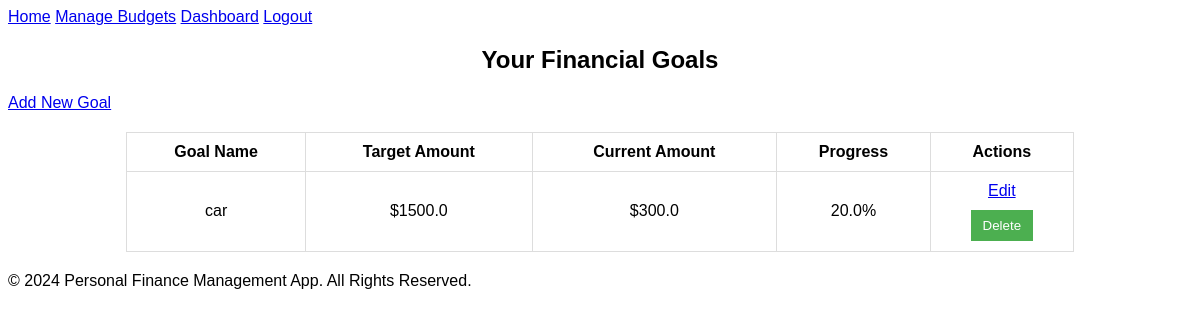
Page /goals (signed in) on the earlier database version.
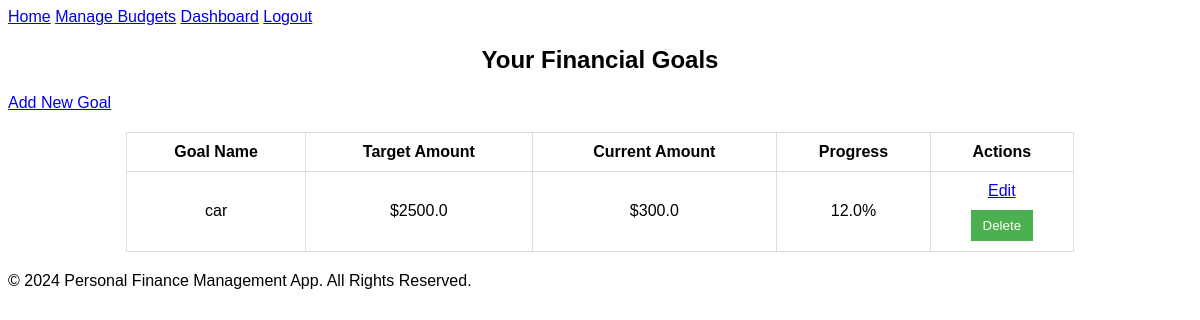
Same page on the later database version.
### tables this page shows
CREATE TABLE Goals (
  id INTEGER PRIMARY KEY AUTOINCREMENT,
  user_id INTEGER NOT NULL,
  goal_name TEXT,
  target_amount REAL,
  current_amount REAL DEFAULT 0,
  FOREIGN KEY (user_id) REFERENCES Users(id)
);

### app.py (the view)
@app.route('/goals')
def view_goals():
  if 'user_id' not in session:
    return redirect(url_for('login'))
  conn = get_db_connection()
  cursor = conn.cursor()
  cursor.execute("SELECT * FROM Goals WHERE user_id = ?", (session['user_id'],))
  goals = cursor.fetchall()
  conn.close()
  return render_template('goals.html', goals=goals)

### app.py (called while the page is built)
def get_db_connection():
  conn = sqlite3.connect('database.db')
  conn.row_factory = sqlite3.Row
  return conn

### templates/goals.html (shortened to what this page needs)
{% extends 'base.html' %}
{% block content %}
  <h2>Your Financial Goals</h2>
  <a href="{{ url_for('add_goal') }}">Add New Goal</a>
  {% if goals %}
    <table>
      <thead>
        <tr>
          <th>Goal Name</th>
          <th>Target Amount</th>
          <th>Current Amount</th>
          <th>Progress</th>
          <th>Actions</th>
        </tr>
      </thead>
      <tbody>
        {% for goal in goals %}
          <tr>
            <td>{{ goal['goal_name'] }}</td>
            <td>${{ goal['target_amount'] }}</td>
            <td>${{ goal['current_amount'] }}</td>
            <td>{{ (goal['current_amount'] / goal['target_amount'] * 100) | round(2)}}%</td>
            <td>
              <a href="{{ url_for('edit_goal', goal_id=goal['id'])}}">Edit</a>
              <form action="{{ url_for('delete_goal', goal_id=goal['id']) }}" method="POST" >
                <button type="submit" onclick="return confirm('Are you sure you want to delete this goal?')">Delete</button>
              </form>
            </td>
          </tr>
        {% endfor %}
      </tbody>
    </table>
  {% else %}
    <p>You have no goals set.</p>
  {% endif %}
{% endblock %}

### templates/base.html (shortened to what this page needs)
<!DOCTYPE html>
<html lang="en">
<head>
    <link rel="stylesheet" href="{{ url_for('static', filename='css/styles.css') }}">
</head>
<body>
    <header>
        <nav class="navbar">
            <a href="{{ url_for('home') }}">Home</a>
            {% if 'user_id' in session %}
                <a href="{{ url_for('budget') }}">Manage Budgets</a>
                <a href="{{ url_for('dashboard') }}">Dashboard</a>
                <a href="{{ url_for('logout') }}">Logout</a>
            {% else %}
                <a href="{{ url_for('register') }}">Register</a>
                <a href="{{ url_for('login') }}">Login</a>
            {% endif %}
        </nav>
    </header>
    <main>
        {% block content %}{% endblock %}
    </main>
    <footer>
        <p>&copy; 2024 Personal Finance Management App. All Rights Reserved.</p>
    </footer>
</body>
</html>

### static/css/styles.css (style rules this page uses)
body { font-family: Arial, sans-serif; }
h1,h2 { text-align: center; }
table { width: 80%; margin: 20px auto; border-collapse: collapse; }
th, td { border: 1px solid #ddd; padding: 10px; text-align: center; }
button { margin-top: 10px; padding: 8px 12px; background-color: #4CAF50; color: white; border: none; cursor: pointer; }

Differences in the rows shown:
changed Goals "car": target_amount "1500.0" → "2500.0"; current_amount+target_amount "20.0" → "12.0"
